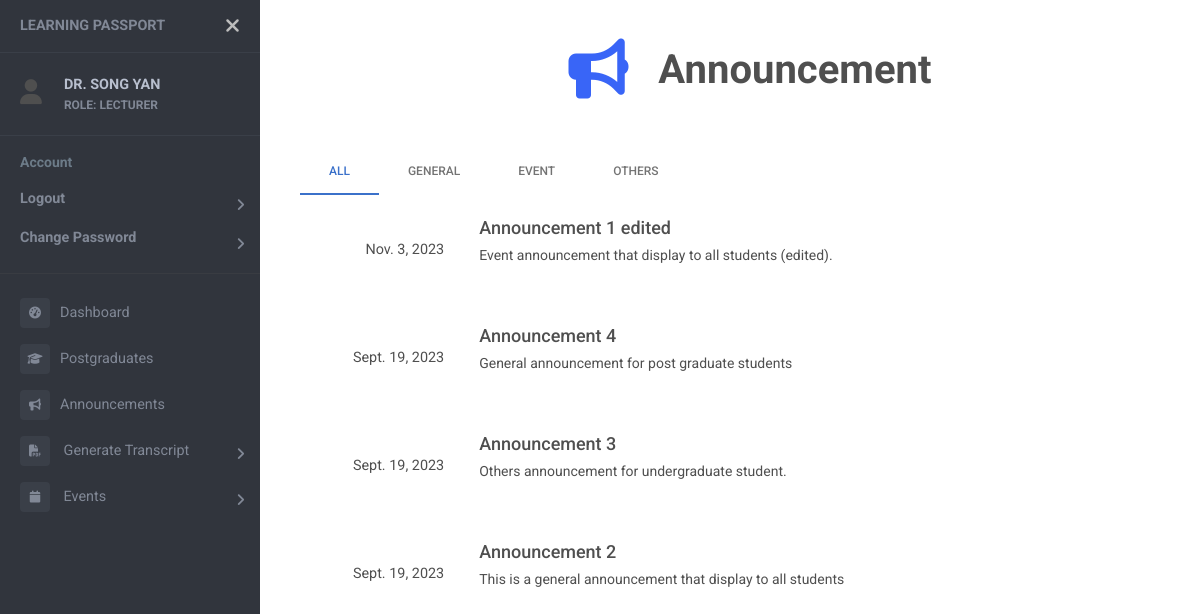
The app's page /announcements (signed in), older data.
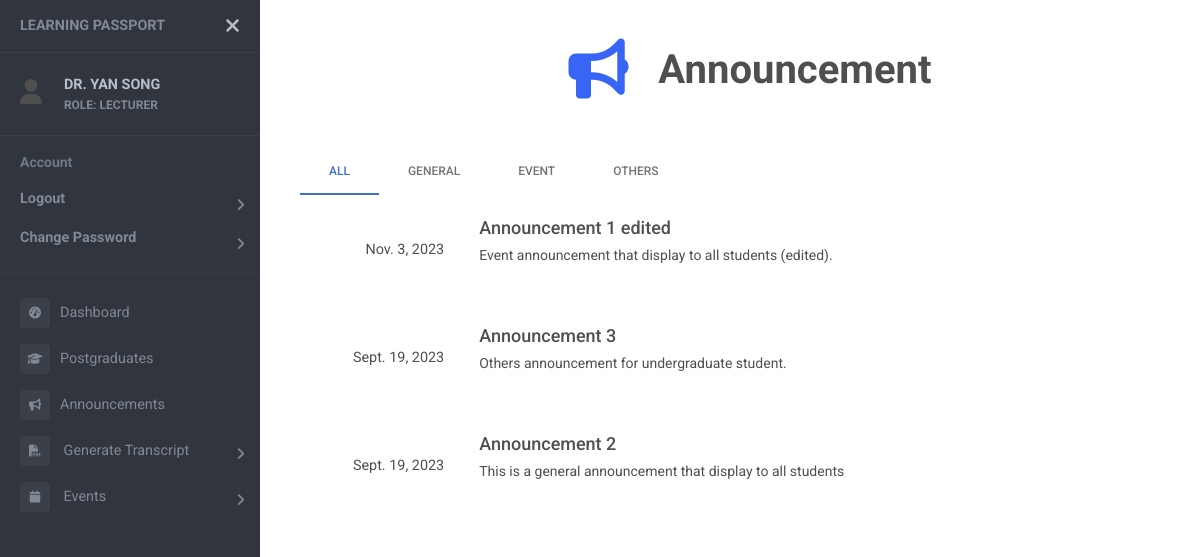
The same page, newer data.
### users/models.py (models this page shows)
class User(AbstractUser):
    objects = UserManager()
    email = models.EmailField('email adress', unique=True)
    USERNAME_FIELD = 'email'
    REQUIRED_FIELDS = []
    first_name = None
    last_name = None
    username = None
    full_name = models.CharField(max_length=50, null=True)
    name_chi = models.CharField(max_length=50, null=True)
    password = models.CharField(max_length=128)
    last_login = models.DateTimeField(auto_now=True)
    ROLES = (
        ("SUPER ADMIN", "SUPER ADMIN"),
        ("ADMIN", "ADMIN"),
        ("HEAD OF DEPARTMENT", "HEAD OF DEPARTMENT"),
        ("LECTURER", "LECTURER"),
        ("STUDENT", "STUDENT"),
    )
    role = models.CharField(max_length=20, choices=ROLES, default="STUDENT")
    is_active = models.BooleanField(default=True)
    contact = models.CharField(max_length=20, null=True)
    address = models.CharField(max_length=100, null=True)
    date_inactive = models.DateField(null=True)

### events/models.py (models this page shows)
class Announcement (models.Model):
    title = models.CharField(max_length=100)
    content = models.CharField(max_length=500)
    user = models.ForeignKey(User, on_delete=models.SET_NULL, null=True)
    TYPE = (
        (1, "General"),
        (2, "Event"),
        (3, "Others"),
    )
    category = models.SmallIntegerField(choices=TYPE)
    LEVEL = (
        (1, "All"),
        (2, "Undergrad"),
        (3, "Postgrad"),
    )
    display_to = models.SmallIntegerField(choices=LEVEL)
    created_time = models.DateTimeField(auto_now=True)

### events/views.py (the view, shortened to what this page needs)
# urls.py: path('announcements', views.announcementListView, name="announcements"),
@login_required
def announcementListView(request):
    if request.user.role in 'SUPER ADMIN LECTURER HEAD OF DEPARTMENT':
        anns = Announcement.objects.all().order_by("-created_time")
        general_anns = Announcement.objects.filter(category=1).order_by("-created_time")
        event_anns = Announcement.objects.filter(category=2).order_by("-created_time")
        others_anns = Announcement.objects.filter(category=3).order_by("-created_time")
    cat_obj = Announcement.category.field.choices
    for_obj = Announcement.display_to.field.choices
    context = {
        "anns": anns,
        "general_anns": general_anns,
        "event_anns": event_anns,
        "others_anns": others_anns,
        "cat_obj": cat_obj,
        "for_obj": for_obj,
        "page_name": "Announcement",
        "icon": "fa-solid fa-bullhorn fa-xl"
    }
    return render (request, "announcement.html", context)

### templates/announcement.html (shortened to what this page needs)
{% extends "sidebar.html" %}
{% block content %}
{% load static %}
<head>
  <link rel="stylesheet" type="text/css" href="{% static 'css/announcement.css' %}">
</head>
    <div class="announcement-tabs">
        <ul class="nav nav-tabs" id="announcementTabs" role="tablist">
            <li class="nav-item" role="presentation">
                <a class="nav-link active" id="all-tab" data-toggle="tab" href="#all" role="tab">All</a>
            </li>
            <li class="nav-item" role="presentation">
                <a class="nav-link" id="general-tab" data-toggle="tab" href="#general" role="tab">General</a>
            </li>
            <li class="nav-item" role="presentation">
                <a class="nav-link" id="event-tab" data-toggle="tab" href="#event" role="tab">Event</a>
            </li>
            <li class="nav-item" role="presentation">
                <a class="nav-link" id="others-tab" data-toggle="tab" href="#others" role="tab">Others</a>
            </li>
        </ul>
        <br>
        <div class="tab-content" id="announcementTabContent">
            <div class="tab-pane fade show active" id="all" role="tabpanel">
                {% for ann in anns %}
                <div class="announcement">
                    <div class="announcement-date">
                        <span class="date">{{ann.created_time.date}}</span>
                    </div>
                    <div class="announcement-content">
                        <h3 class="announcement-title">{{ann.title}}</h3>
                        <p class="announcement-description">{{ann.content}}</p>
                    </div>
                </div>
                <br>
                {% endfor %}
            </div>
        </div>
    </div>
    </div>
  <br>
{% endblock %}

### templates/sidebar.html (shortened to what this page needs)
<!DOCTYPE html>
<html>
<head>
    {% load static %}
    <link rel="stylesheet" href="https://cdnjs.cloudflare.com/ajax/libs/font-awesome/6.4.2/css/all.min.css">
    <link rel="stylesheet" href="{% static 'css/event_list.css' %}">
    <link href="https://cdnjs.cloudflare.com/ajax/libs/mdb-ui-kit/6.4.1/mdb.min.css" rel="stylesheet" />
    <link href="https://fonts.cdnfonts.com/css/mona-sans" rel="stylesheet">
    <link rel="stylesheet" href="{% static 'css/sidebar.css' %}">
</head>
<body>
    <div class="page-wrapper chiller-theme toggled">
        <nav id="sidebar" class="sidebar-wrapper">
            <div class="sidebar-content">
                <div class="sidebar-brand">
                    <a href="#">Learning Passport</a>
                    <div id="close-sidebar">
                        <i class="fas fa-times"></i>
                    </div>
                </div>
                {% if request.user.is_authenticated %}
                <div class="sidebar-header">
                    <div style="display: flex; vertical-align: middle; align-items: center;">
                        <div>
                            <i class="fa fa-user" style="font-size:25px"></i>
                        </div>
                        <div class="user-info">
                            <span class="user-name">
                                <strong>{{ request.user.full_name }}</strong>
                            </span>
                            <span class="user-role">
                                <strong>ROLE: {{ request.user.get_role_display }}</strong>
                            </span>
                        </div>
                    </div>
                </div>
                {% endif %}
                <div class="sidebar-menu">
                    <ul>
                        <li class="header-menu">
                            <span>Account</span>
                            <ul id="userAction">
                                {% if request.user.is_authenticated %}
                                <li class="sidebar-dropdown">
                                    <a href="{% url 'logout' %}"><strong>Logout</strong></a>
                                </li>
                                <li class="sidebar-dropdown">
                                    <a href="{% url 'change-password' %}"><strong>Change Password</strong></a>
                                </li>
                                <hr>
                                {% else %}
                                <li class="sidebar-dropdown">
                                    <a href="{% url 'login' %}"><strong>Login</strong></a>
                                </li>
                                {% endif %}
                            </ul>
                        </li>
                        {% if request.user.is_authenticated %}
                        <li class="sidebar-item">
                            <a href="{% url 'dashboard' %}"><i class="fa-solid fa-tachometer-alt"></i>Dashboard</a>
                        </li>
                        {% if not 'STUDENT' in request.user.role %}
                        <li class="sidebar-item">
                            <a href="{% url 'postgrad' %}"><i class="fa-solid fa-graduation-cap"></i>Postgraduates</a>
                        </li>
                        {% endif %}
                        <li class="sidebar-item">
                            <a href="{% url 'announcements' %}"><i class="fa-solid fa-bullhorn"></i>Announcements</a>
                        </li>
                        {% if request.user.role in "SUPER ADMIN LECTURER HEAD OF DEPARTMENT" %}
                        <li class="sidebar-dropdown">
                            <a href="#">
                                <i class="fa-solid fa-file-pdf"></i></i>
                                <span>Generate Transcript</span>
                            </a>
                        </li>
                        {% endif %}
                        <li class="sidebar-dropdown">
                            <a href="#">
                                <i class="fa fa-calendar"></i>
                                <span>Events</span>
                            </a>
                        </li>
                        {% endif %}
                    </ul>
                </div>
            </div>
        </nav>
        <main class="page-content">
            <br>
            {% if page_name or icon %}
            <div class="container-fluid header">
                <br>
                <h1><strong><center>
                    <i class="{{icon}}"></i>
                    {{page_name}}
                </center></strong></h1>
                <br><br>
            </div>
            {% endif %}
            <div class="container-fluid" style="overflow-x: auto;">
                {% block content %}{% endblock %}
            </div>
</body>
</html>

### static/css/sidebar.css (style rules this page uses)
body { font-size: 0.9rem; }
.header i { color:#3965f7; }
.page-wrapper .sidebar-wrapper, .sidebar-wrapper .sidebar-brand > a, .sidebar-wrapper .sidebar-dropdown > a:after, .sidebar-wrapper .sidebar-menu .sidebar-dropdown .sidebar-submenu li a:before, .sidebar-wrapper ul li a i, .page-wrapper .page-content, .sidebar-wrapper .sidebar-search input.search-menu, .sidebar-wrapper .sidebar-search .input-group-text, .sidebar-wrapper .sidebar-menu ul li a, #show-sidebar, #close-sidebar { -webkit-transition: all 0.3s ease; -moz-transition: all 0.3s ease; -ms-transition: all 0.3s ease; -o-transition: all 0.3s ease; transition: all 0.3s ease; }
.page-wrapper { height: 100vh; }
.page-wrapper.toggled .sidebar-wrapper { left: 0px; }
@media screen and (min-width: 768px) { .page-wrapper.toggled .page-content { padding-left: 300px; } }
.sidebar-wrapper { width: 260px; height: 100%; max-height: 100%; position: fixed; top: 0; left: -300px; z-index: 999; }
.sidebar-wrapper ul { list-style-type: none; padding: 0; margin: 0; }
.sidebar-wrapper a { text-decoration: none; }
.sidebar-content { max-height: calc(100% - 30px); height: calc(100% - 30px); overflow-y: auto; position: relative; }
.sidebar-wrapper .sidebar-brand { padding: 10px 20px; display: flex; align-items: center; }
.sidebar-wrapper .sidebar-brand > a { text-transform: uppercase; font-weight: bold; flex-grow: 1; }
.sidebar-wrapper .sidebar-brand #close-sidebar { cursor: pointer; font-size: 20px; }
.sidebar-wrapper .sidebar-header { padding: 20px; overflow: hidden; }
.sidebar-wrapper .sidebar-header .user-info { float: left; }
.sidebar-wrapper .sidebar-header .user-info > span { display: block; }
.sidebar-wrapper .sidebar-header .user-info .user-role { font-size: 12px; }
.sidebar-wrapper .sidebar-menu { padding-bottom: 10px; }
.sidebar-wrapper .sidebar-menu .header-menu span { font-weight: bold; font-size: 14px; padding: 15px 20px 5px 20px; display: inline-block; }
.sidebar-wrapper .sidebar-menu ul li a { display: inline-block; width: 100%; text-decoration: none; position: relative; padding: 8px 30px 8px 20px; }
.sidebar-wrapper .sidebar-menu ul li a i { margin-right: 10px; font-size: 12px; width: 30px; height: 30px; line-height: 30px; text-align: center; border-radius: 4px; }
.sidebar-wrapper .sidebar-menu .sidebar-dropdown > a:after { font-family: "Font Awesome 5 Free"; font-weight: 900; content: "\f105"; font-style: normal; display: inline-block; font-style: normal; font-variant: normal; text-rendering: auto; -webkit-font-smoothing: antialiased; -moz-osx-font-smoothing: grayscale; text-align: center; background: 0 0; position: absolute; right: 15px; top: 14px; }
.page-wrapper .page-content { display: inline-block; width: 100%; padding-left: 0px; padding-top: 0px; }
.page-wrapper .page-content > div { padding: 0px 0px; }
.page-wrapper .page-content { overflow-x: hidden; }
.chiller-theme .sidebar-wrapper { background: #31353D; }
.chiller-theme .sidebar-wrapper .sidebar-header, .chiller-theme .sidebar-wrapper .sidebar-search, .chiller-theme .sidebar-wrapper .sidebar-menu { border-top: 1px solid #3a3f48; }
.chiller-theme .sidebar-wrapper .sidebar-header .user-info .user-role, .chiller-theme .sidebar-wrapper .sidebar-header .user-info .user-status, .chiller-theme .sidebar-wrapper .sidebar-search input.search-menu, .chiller-theme .sidebar-wrapper .sidebar-search .input-group-text, .chiller-theme .sidebar-wrapper .sidebar-brand>a, .chiller-theme .sidebar-wrapper .sidebar-menu ul li a, .chiller-theme .sidebar-footer>a { color: #818896; }
.chiller-theme .sidebar-wrapper .sidebar-menu ul li:hover>a, .chiller-theme .sidebar-wrapper .sidebar-menu .sidebar-dropdown.active>a, .chiller-theme .sidebar-wrapper .sidebar-header .user-info, .chiller-theme .sidebar-wrapper .sidebar-brand>a:hover, .chiller-theme .sidebar-footer>a:hover i { color: #b8bfce; }
.page-wrapper.chiller-theme.toggled #close-sidebar { color: #bdbdbd; }
.chiller-theme .sidebar-wrapper .sidebar-menu ul li a i, .chiller-theme .sidebar-wrapper .sidebar-menu .sidebar-dropdown div, .chiller-theme .sidebar-wrapper .sidebar-search input.search-menu, .chiller-theme .sidebar-wrapper .sidebar-search .input-group-text { background: #3a3f48; }
.chiller-theme .sidebar-wrapper .sidebar-menu .header-menu span { color: #6c7b88; }

Row changes from the older to the newer data that the page shows:
removed Announcement: created_time "Sept. 19, 2023", title "Announcement 4", content "General announcement for post graduate students"
changed User "LECTURER": user.full_name "DR. SONG YAN" → "DR. YAN SONG"
